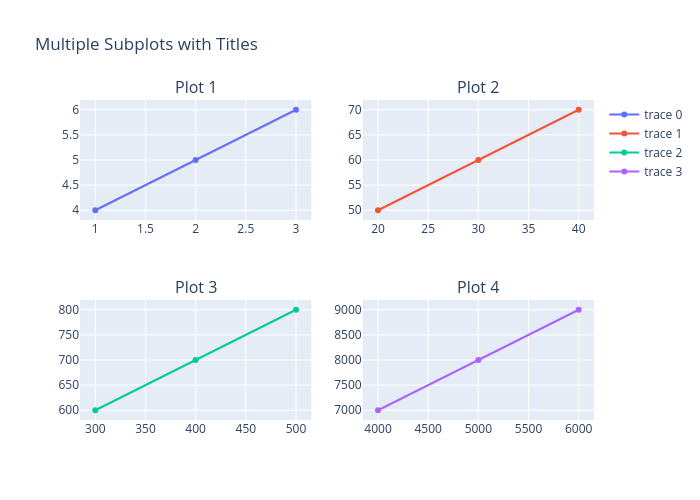

Here is the notebook cell this chart was saved with:
### Code cell
from plotly.subplots import make_subplots
import plotly.graph_objects as go

fig = make_subplots(
    rows=2, cols=2,
    subplot_titles=("Plot 1", "Plot 2", "Plot 3", "Plot 4"))

fig.add_trace(go.Scatter(x=[1, 2, 3], y=[4, 5, 6]),
              row=1, col=1)

fig.add_trace(go.Scatter(x=[20, 30, 40], y=[50, 60, 70]),
              row=1, col=2)

fig.add_trace(go.Scatter(x=[300, 400, 500], y=[600, 700, 800]),
              row=2, col=1)

fig.add_trace(go.Scatter(x=[4000, 5000, 6000], y=[7000, 8000, 9000]),
              row=2, col=2)

fig.update_layout(height=500, width=700,
                  title_text="Multiple Subplots with Titles")

fig.show()

### Figure 1 — Plotly figure (JSON) as saved in the notebook; plotly's stock layout.template omitted (floating-point values rounded to 4 significant figures)
{"data": [{"type": "scatter", "x": [1, 2, 3], "xaxis": "x", "y": [4, 5, 6], "yaxis": "y"}, {"type": "scatter", "x": [20, 30, 40], "xaxis": "x2", "y": [50, 60, 70], "yaxis": "y2"}, {"type": "scatter", "x": [300, 400, 500], "xaxis": "x3", "y": [600, 700, 800], "yaxis": "y3"}, {"type": "scatter", "x": [4000, 5000, 6000], "xaxis": "x4", "y": [7000, 8000, 9000], "yaxis": "y4"}], "layout": {"annotations": [{"font": {"size": 16}, "showarrow": false, "text": "Plot 1", "x": 0.225, "xanchor": "center", "xref": "paper", "y": 1, "yanchor": "bottom", "yref": "paper"}, {"font": {"size": 16}, "showarrow": false, "text": "Plot 2", "x": 0.775, "xanchor": "center", "xref": "paper", "y": 1, "yanchor": "bottom", "yref": "paper"}, {"font": {"size": 16}, "showarrow": false, "text": "Plot 3", "x": 0.225, "xanchor": "center", "xref": "paper", "y": 0.375, "yanchor": "bottom", "yref": "paper"}, {"font": {"size": 16}, "showarrow": false, "text": "Plot 4", "x": 0.775, "xanchor": "center", "xref": "paper", "y": 0.375, "yanchor": "bottom", "yref": "paper"}], "height": 500, "title": {"text": "Multiple Subplots with Titles"}, "width": 700, "xaxis": {"anchor": "y", "domain": [0, 0.45]}, "xaxis2": {"anchor": "y2", "domain": [0.55, 1]}, "xaxis3": {"anchor": "y3", "domain": [0, 0.45]}, "xaxis4": {"anchor": "y4", "domain": [0.55, 1]}, "yaxis": {"anchor": "x", "domain": [0.625, 1]}, "yaxis2": {"anchor": "x2", "domain": [0.625, 1]}, "yaxis3": {"anchor": "x3", "domain": [0, 0.375]}, "yaxis4": {"anchor": "x4", "domain": [0, 0.375]}}}
